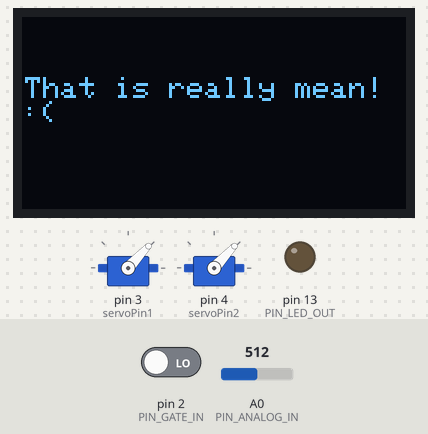
Simulated run of this sketch. Board: Arduino Uno, built with avr-gcc and run on an emulated ATmega328P. On the bench: 2 × servo, 128×64 one-colour display, output pins drawn as LEDs (lit = HIGH). The inputs (shaded band) are chosen by the test bench; at power-on: A0 (PIN_ANALOG_IN) = 512, pin 2 (PIN_GATE_IN) LOW. What the sketch prints to the serial monitor is not drawn.

Above: at 6.4 s.
6.5 s: A0 (PIN_ANALOG_IN) set to 32
12.8 s: A0 (PIN_ANALOG_IN) set to 27
At 18.3 s:
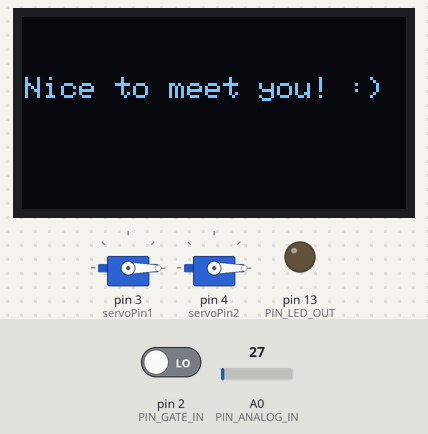
19.1 s: A0 (PIN_ANALOG_IN) set to 122
At 19.35 s:
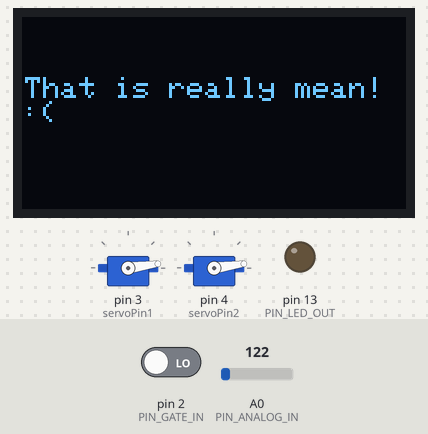
25.4 s: pin 2 (PIN_GATE_IN) driven HIGH
At 25.76 s:
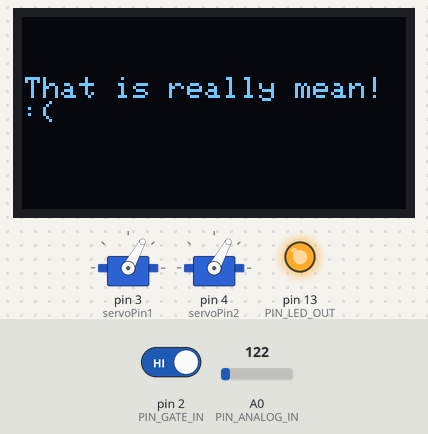
31.7 s: A0 (PIN_ANALOG_IN) set to 20
At 36.9 s:
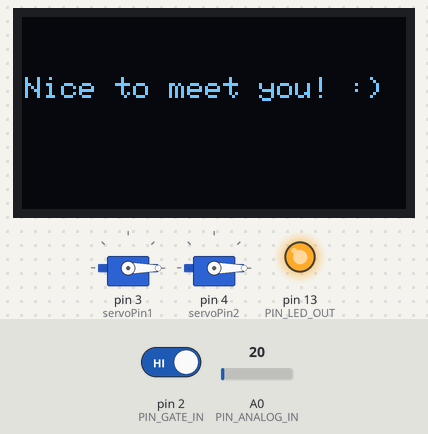
38.0 s: A0 (PIN_ANALOG_IN) set to 40
At 38.24 s:
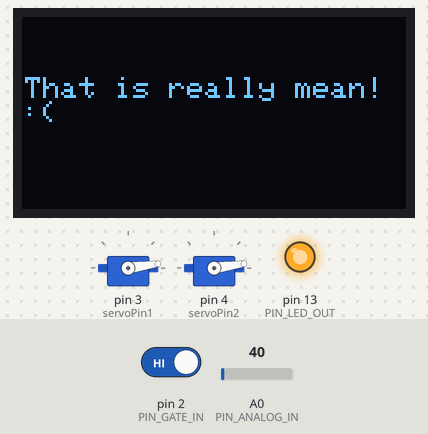
Timing chart, 0 to 45.3 s (numbered marks = the images above; inputs shaded):
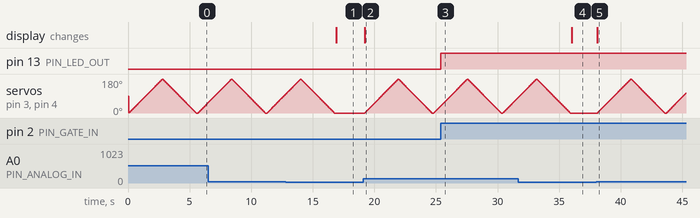

Measured:
- the behaviour switches between 31 and 30 on A0 (PIN_ANALOG_IN) (found by bisection; images 0 and 1)
- after the input at 12.8 s, servo on pin 3 (servoPin1), servo on pin 4 (servoPin2): goes on until 16.7 s, then stays 0°; the display: changes after 4.1 s (image 1)
- after the input at 19.1 s, the display: changes after 0.11 s (image 2)
- after the input at 25.4 s, pin 13 (PIN_LED_OUT): LOW → HIGH at once
- after the input at 31.7 s, servo on pin 3 (servoPin1), servo on pin 4 (servoPin2): goes on until 35.9 s, then stays 0°; the display: changes after 4.3 s (image 4)
- after the input at 38.0 s, the display: changes after 0.09 s (image 5)

The sketch:

sketch_soundsensor_oled_servos_f3.ino
```cpp
#include <Wire.h>
#include <Adafruit_GFX.h>
#include <Adafruit_SH1106.h>
// Declaration for an SSD1306 display connected to I2C (SDA, SCL pins)
#define OLED_RESET -1
Adafruit_SH1106 display(OLED_RESET);

//include the Servo library
#include <Servo.h>
// Declare the Servo pin
int servoPin1 = 3;
int servoPin2 = 4;
Servo servo1, servo2;

//Define hardware connections
#define PIN_GATE_IN 2
#define IRQ_GATE_IN  0
#define PIN_LED_OUT 13
#define PIN_ANALOG_IN A0

//soundISR()
//This function is installed as an interrupt service routine for the pin
//change interrupt.  When digital input 2 changes state, this routine
//is called.
//It queries the state of that pin, and sets the onboard LED to reflect that
//pin's state.
void soundISR()
{
int pin_val;

pin_val = digitalRead(PIN_GATE_IN);
digitalWrite(PIN_LED_OUT, pin_val);
}

void setup()
{
Serial.begin(9600);
//Configure LED pin as output
pinMode(PIN_LED_OUT, OUTPUT);
//set servos pins
servo1.attach(servoPin1);
servo2.attach(servoPin2);
pinMode(A0, INPUT);
//configure input to interrupt
pinMode(PIN_GATE_IN, INPUT);
attachInterrupt(IRQ_GATE_IN, soundISR, CHANGE);
display.begin(SH1106_SWITCHCAPVCC, 0x3C);
display.clearDisplay();
// Display status
Serial.println("Initialized");
}

void loop()
{
int value;

// Check the envelope input
value = analogRead(PIN_ANALOG_IN);

// Convert envelope value into a message
Serial.print("Status: ");
if (value <= 30){
Serial.println("Quiet.");
display.clearDisplay();
display.setTextSize(1);
display.setTextColor(WHITE);
display.setCursor(1, 20);
display.print("Nice to meet you! :)");
display.display();
}
else if (value > 30){
Serial.println("Loud.");
display.clearDisplay();
display.setTextSize(1);
display.setTextColor(WHITE);
display.setCursor(1, 20);
display.print("That is really mean! :(");
display.display();
int j = 0;
for (j = 0; j <= 180; j ++) { // goes from 0 degrees to 180 degrees
// in steps of 1 degree
servo1.write(j);
servo2.write(j);  // tell servo to go to position in variable 'j'
delay(15);                       // waits 15ms for the servo to reach the position
}
for (j = 180; j >= 0; j -= 1) { // goes from 180 degrees to 0 degrees
servo1.write(j);
servo2.write(j);              // tell servo to go to position in variable 'j'
delay(15);                       // waits 15ms for the servo to reach the position
}
//  servo1.write(0);
//  servo2.write(0);
//  //delay(2000);
//  servo1.write(90);
//  servo2.write(90);
//  //delay(2000);
//  //delay(1000);
//  servo1.write(180);
//  servo2.write(180);
//  //delay(2000);
//  servo1.write(90);
//  servo2.write(90);
//  //delay(2000);
//  servo1.write(0);
//  servo2.write(0);
}

// pause for 0.1 second
delay(100);
}
```
